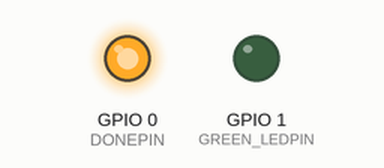
Bench run of a sketch on a simulated ESP32. Parts: output pins drawn as LEDs (lit = HIGH). EEPROM starts erased.

Above: at 0.1 s.
Timing chart, 0 to 1.6 s (numbered marks = the images above):
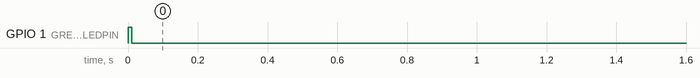

The sketch:

WS_ATtiny_V1_PUBLIC.ino
```cpp
/*  Author Dean Anthony Greenhough
 *  ATtiny 13a used as EEPROM counter for ultra low power mode
 *  In conjunction with TPL5110, DonePin and Logic for NPN MOSFET
 */


#include <EEPROM.h>

//SLEEP ATtiny
//#include <avr/sleep.h>
// ATtiny macros
//#define adc_disable() (ADCSRA &= ~(1<<ADEN)) // disable ADC (before power-off)
//#define adc_enable()  (ADCSRA |=  (1<<ADEN)) // re-enable ADC

//TPL5110
#define DONEPIN             0           //PIN 0 TPL5110 SWITCH OFF PIN
#define GREEN_LEDPIN        1           //PIN 1
//#define YELLOW_LEDPIN     2           //PIN 2
#define START_POWER_PIN     3           //PIN 3 NPN GATE  HIGH

//VARIABLES
int TPL5110_Counter       = 0;          //TPL COUNTER EVERY 2 HOURS
int EEaddress             = 0;          //EEPROM START ADDRESS
int loopTime              = 0;          //LOOP TIMER
unsigned long startMillis;              //LOOP TIMER
unsigned long currentMillis;            //LOOP TIMER

void setup() {

      //ATtiny SLEEP MODE
      //adc_disable(); // ADC uses ~320uA
      //set_sleep_mode(SLEEP_MODE_PWR_DOWN);
        startMillis = millis();           //START LOOPTIME
        pinMode(START_POWER_PIN, OUTPUT);
        digitalWrite(START_POWER_PIN, LOW);
        pinMode(GREEN_LEDPIN, OUTPUT);
        digitalWrite(GREEN_LEDPIN, LOW);
        pinMode(DONEPIN, OUTPUT);
        digitalWrite(DONEPIN, LOW);


      //INIT EEPROM
        EEPROM.begin();


      //TPL5110 COUNTER
        TPL5110_Counter = (EEPROM.get(EEaddress, TPL5110_Counter));

        if      (TPL5110_Counter >= 12)
                {
                 digitalWrite(START_POWER_PIN, HIGH);     //NPN GATE HIGH = ON
                 delay(100);
                 TPL5110_Counter = 0;
                 EEPROM.put(EEaddress,TPL5110_Counter+1);
                 digitalWrite(DONEPIN, HIGH);              //SEND DONE TO TPL5110 TO SHUT DOWN
                 delay(10);

              }

       else   {

                EEPROM.put(EEaddress,TPL5110_Counter+1);
                digitalWrite(GREEN_LEDPIN, HIGH);
                delay(10);
                digitalWrite(GREEN_LEDPIN, LOW);
                digitalWrite(DONEPIN, HIGH);                           //SEND DONE TO TPL5110 TO SHUT DOWN
                delay(10);

              }


      }

void loop() {


            }
```
